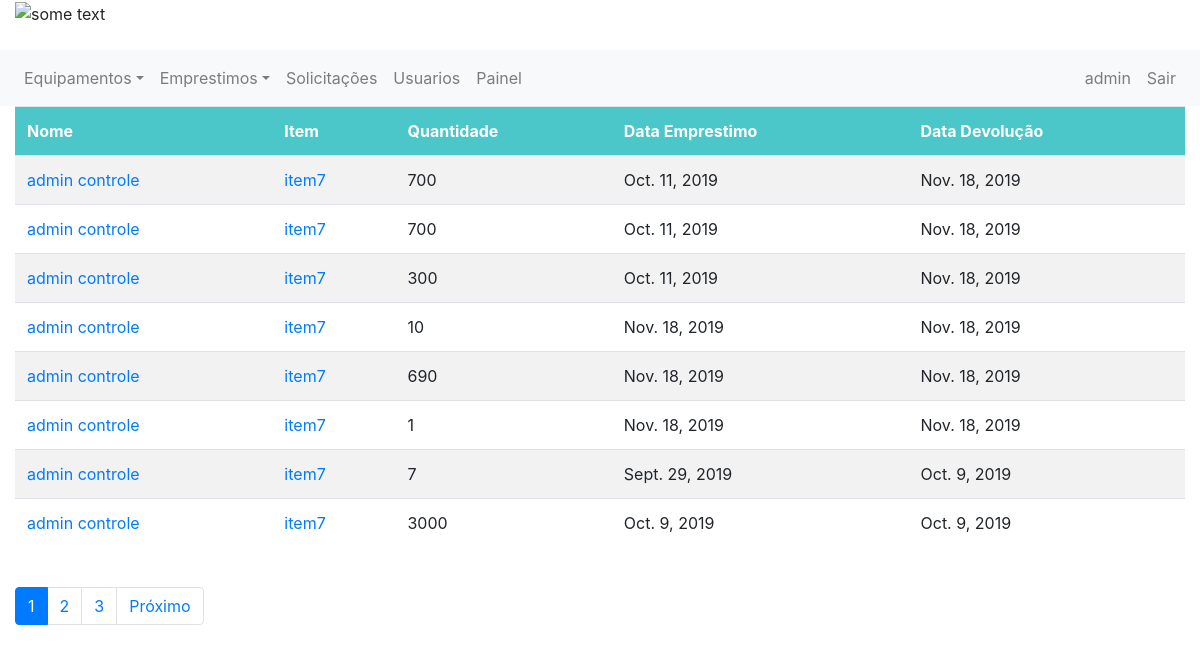
Page /emprestimos/finalizados (signed in) on the earlier database version.
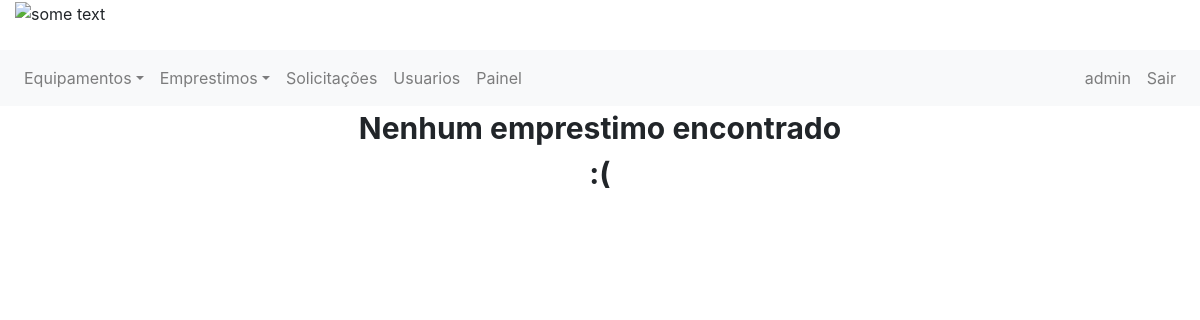
Same page on the later database version.
### emprestimo/models.py (models this page shows)
class Emprestimo(models.Model):
    equipamento = models.ForeignKey(Item, on_delete=models.CASCADE, related_name='item_emprestimo')
    solicitante = models.ForeignKey(Usuario, on_delete=models.CASCADE, related_name='usuario_emprestimo')
    tipo = models.ForeignKey(TipoEstadoEmprestimo, on_delete=models.CASCADE, related_name='tipo_emprestimo')
    estado = models.BooleanField(default=0)
    descricao = models.CharField(max_length=255)
    quantidade = models.IntegerField()
    data_emprestimo = models.DateField(null=False)
    data_devolucao = models.DateField(null=True)
    mensagem_rejeitado = models.CharField(max_length=255, null=True)
    mensagem_devolucao = models.CharField(max_length=255, null=True)

### controle/models.py (models this page shows, shortened)
class Usuario(models.Model):
    user = models.OneToOneField(User, related_name='profile', on_delete=models.CASCADE, null=True)
    telefone = models.IntegerField()
    tipo = models.ForeignKey(TipoUsuario, on_delete=models.CASCADE)

class Item(models.Model):
    nome = models.CharField(max_length=50)
    quantidade = models.IntegerField()
    tipo = models.ForeignKey(TipoEquipamento, on_delete=models.CASCADE)
    imagem = models.FileField(upload_to='documents/%Y/%m/%d', default='documents/1111/sem_foto.jpg')
    excluido = models.BooleanField(default=False)

### emprestimo/views.py (the view)
# urls.py: path('emprestimos/finalizados', views.exibir_emprestimos_finalizados, name="emprestimos_finalizados"),
@login_required
def exibir_emprestimos_finalizados(request):
    emprestimos_finalizados = Emprestimo.objects.filter(tipo=4).order_by('-data_devolucao')
    paginator = Paginator(emprestimos_finalizados, 8)
    page = request.GET.get('page')
    emprestimos_finalizados = paginator.get_page(page)
    return render(request, 'pag_emp_finalizados.html',
                  {'emprestimos': emprestimos_finalizados, 'user_logado': get_usuario_logado(request)})

### emprestimo/views.py (called while the page is built)
def get_usuario_logado(request):
    return request.user

### emprestimo/templates/pag_emp_finalizados.html (shortened to what this page needs)
{% extends 'base.html' %}
{% block 'content' %}
    {% if emprestimos %}
        <table class="table table-hover">
            <tr>
                <th>Nome</th>
                <th>Item</th>
                <th>Quantidade</th>
                <th>Data Emprestimo</th>
                <th>Data Devolução</th>
            </tr>
          {% for emprestimo in emprestimos %}
              <tr>
                  <td> <a href="{% url 'exibe_um_usuario' emprestimo.solicitante.id %}"> {{emprestimo.solicitante.user.first_name }} {{emprestimo.solicitante.user.last_name}} </a> </td>
                  <td> <a href="{% url 'equipamento' emprestimo.equipamento.id %}">{{emprestimo.equipamento.nome}}</a></td>
                  <td>{{emprestimo.quantidade}}</td>
                  <td>{{emprestimo.data_emprestimo}}</td>
                  <td>{{emprestimo.data_devolucao}}</td>
                </tr>
            {%endfor%}
      </table>
    {% else %}
        <p style="font-size: 30px; font-weight: bold; text-align:center">Nenhum emprestimo encontrado <br> :( </p>
    {% endif %}
<br>
    {% if emprestimos.paginator.count > 8 %}
  <ul class="pagination" style="padding-bottom: -5px; margin-bottom: 0;">
    {% for num in emprestimos.paginator.page_range %}
      {% if emprestimos.number == num %}
        <li class="page-item active">
          <a class="page-link" href="#">{{ num }} <span class="sr-only">(current)</span></a>
        </li>
        {% elif num > emprestimos.number|add:'-3' and num < emprestimos.number|add:3 %}
          <li class="page-item"><a class="page-link" href="?page={{ num }}">{{ num }}</a></li>
        {% endif %}
      {% endfor %}
      {% if emprestimos.has_next %}
        <li class="page-item">
          <a class="page-link" href="?page={{ emprestimos.next_page_number }}">Próximo</a>
        </li>
      {% endif %}
  </ul>
        <br>
        <br>
{% endif %}
{% endblock %}

Differences in the rows shown:
removed Emprestimo: solicitante.user.first_name "admin", solicitante.user.last_name "controle", equipamento.nome "item7", quantidade "700", data_emprestimo "Oct. 11, 2019", data_devolucao "Nov. 18, 2019"
removed Emprestimo: solicitante.user.first_name "admin", solicitante.user.last_name "controle", equipamento.nome "item7", quantidade "700", data_emprestimo "Oct. 11, 2019", data_devolucao "Nov. 18, 2019"
removed Emprestimo: solicitante.user.first_name "admin", solicitante.user.last_name "controle", equipamento.nome "item7", quantidade "300", data_emprestimo "Oct. 11, 2019", data_devolucao "Nov. 18, 2019"
removed Emprestimo: solicitante.user.first_name "admin", solicitante.user.last_name "controle", equipamento.nome "item7", quantidade "10", data_emprestimo "Nov. 18, 2019", data_devolucao "Nov. 18, 2019"
removed Emprestimo: solicitante.user.first_name "admin", solicitante.user.last_name "controle", equipamento.nome "item7", quantidade "690", data_emprestimo "Nov. 18, 2019", data_devolucao "Nov. 18, 2019"
removed Emprestimo: solicitante.user.first_name "admin", solicitante.user.last_name "controle", equipamento.nome "item7", quantidade "1", data_emprestimo "Nov. 18, 2019", data_devolucao "Nov. 18, 2019"
removed Emprestimo: solicitante.user.first_name "admin", solicitante.user.last_name "controle", equipamento.nome "item7", quantidade "7", data_emprestimo "Sept. 29, 2019", data_devolucao "Oct. 9, 2019"
removed Emprestimo: solicitante.user.first_name "admin", solicitante.user.last_name "controle", equipamento.nome "item7", quantidade "3000", data_emprestimo "Oct. 9, 2019", data_devolucao "Oct. 9, 2019"
Other differences:
text no longer shown: "Nome Item Quantidade Data Emprestimo Data Devolução Próximo"
text now shown: "Nenhum emprestimo encontrado :("
list line gone: "1"
list line gone: "2"
list line gone: "3"
